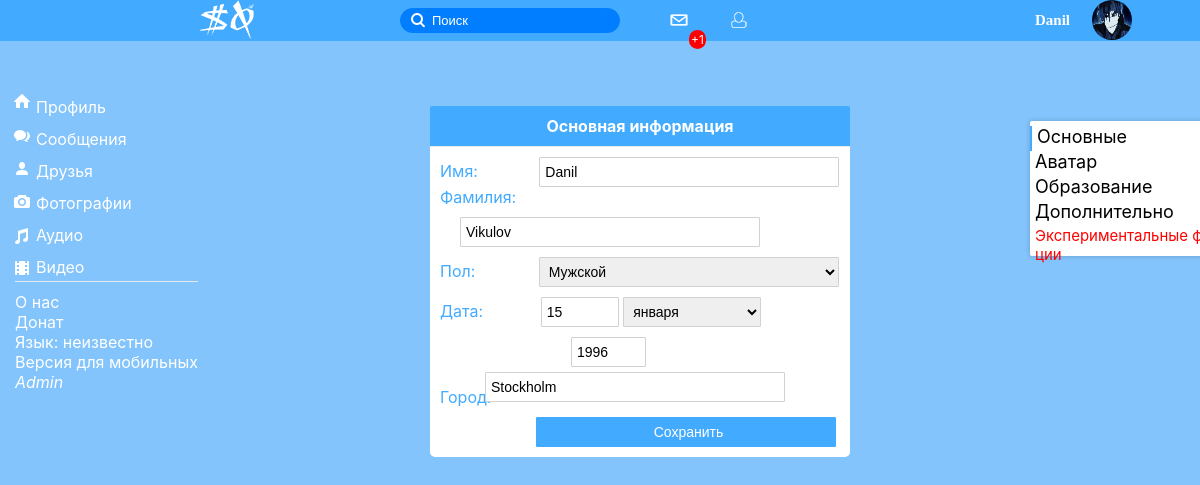
The page /account/edit.php?id=1 (signed in) on the database its author committed.
### tables this page shows
CREATE TABLE IF NOT EXISTS `users` (
  `id` int(11) NOT NULL AUTO_INCREMENT,
  `name` varchar(32) NOT NULL,
  `surname` varchar(32) NOT NULL,
  `says` varchar(100) NOT NULL,
  `gender` varchar(32) NOT NULL,
  `email` varchar(32) NOT NULL,
  `code_activation` varchar(32) NOT NULL,
  `email_status` int(1) NOT NULL,
  `support` int(1) NOT NULL,
  `offical` int(11) NOT NULL,
  `password` varchar(32) NOT NULL,
  `b_day` int(11) NOT NULL,
  `b_month` varchar(32) NOT NULL,
  `b_year` int(11) NOT NULL,
  `city` varchar(32) NOT NULL,
  `web-site` text NOT NULL,
  `last_login` varchar(32) NOT NULL,
  `user_ip` varchar(100) NOT NULL,
  `online` int(11) NOT NULL,
  `avatar` text NOT NULL,
  `experience` int(11) NOT NULL,
  `site_lang` int(11) NOT NULL,
  `banned` int(11) NOT NULL,
  PRIMARY KEY (`id`)
);

### account/vars.php (called while the page is built, shortened)
<?
        $result = mysql_query("SELECT * FROM `users` WHERE `id` = '".$id."'");
        while($row = mysql_fetch_array($result)) {
            $login=$row['email'];
            $name=$row['name'];
            $surname=$row['surname'];
            $b_day=$row['b_day'];
            $b_month=$row['b_month'];
            if($b_month=="January"){$b_month = "января";}
            $b_year=$row['b_year'];
            $city=$row['city'];
            $adm_lvl=$row['support'];
        }
?>

### account/edit.php (the view, shortened to what this page needs)
<?
    include_once("bd.php");$id=$_GET['id'];include_once("vars.php");$page=$_GET['pg'];
?>
<html>
<head>
    <link rel="stylesheet" type="text/css" href="/css/main.css">
    <link rel="stylesheet" type="text/css" href="/css/account.css">
    <link rel="stylesheet" type="text/css" href="/css/edit.css">
</head>
    <?
        $result = mysql_query("SELECT * FROM `users` WHERE `email` = '".$_COOKIE['account']."'");
        while($row = mysql_fetch_array($result)) {
            $support=$row['support'];$ULANG=$row['site_lang'];
        }
    ?>
<?if($adm_lvl==3){echo"<body style='background:url(".$bg.") no-repeat;'>";}else{echo"<body style='background:#82c4fb;'>";}?>
<?if($_COOKIE['account']==$login){?>
    <div id="header">
        <div class="header_lg"><a href="/" id="header_lg_a"><div class="header_lg_img"></div></a></div>
        <?if($_COOKIE['account']){?><a href="/account/messages.php"><div class="header_nmsg"><div class="header_nmsg_icon"><font class="nmsg_number">+1</font></div></div></a>
        <a href="/account/friends.php?id=<?echo$user_id;?>"><div class="header_nfrd"><div class="header_nfrd_icon"><?if($subs!=0){?><font class="nfrd_number">+<?echo$subs;?></font><?}?></div></div></a><?}?>
        <form id="header_search" method="post" action="">
            <input type="text" name="search_input" class="input_search" placeholder="Поиск" onfocus="if(this.placeholder=='Поиск') {this.placeholder='';}" onblur="if(this.value=='') {this.placeholder='Поиск';}">
        </form>
        <div class="header_account">
            <?
               $result = mysql_query("SELECT * FROM `users` WHERE `email` = '".$_COOKIE['account']."'");
            while($row = mysql_fetch_array($result)) {$cook_name=$row['name'];$cook_ava=$row['avatar'];}
            ?>
            <div class="photo_user"><p style="font-size:15px;"><b><?echo $cook_name;?></b></p><img src="<?echo $cook_ava;?>" width="40px" height="40px"></div>
        </div>
    </div>
    <div id="slider_menu">
        <ul class="menu_ul_a_li">
            <a href="/acc.php?id=<?echo$user_id;?>"><li><div class="profile_icon"></div> <font class="mn_pr">Профиль</font></li></a>
            <a href="/account/messages.php?id=<?echo$user_id;?>"><li><div class="msg_icon"></div> <font class="mn_msg">Сообщения</font></li></a>
            <a href="/account/friends.php?id=<?echo$user_id;?>"><li><div class="friends_icon"></div> <font class="mn_fr">Друзья</font></li></a>
            <a href="/account/photos.php?id=<?echo$user_id;?>"><li><div class="photos_icon"></div> <font class="mn_ph">Фотографии</font></li></a>
            <a href="/account/audios.php?id=<?echo$user_id;?>"><li><div class="audios_icon"></div> <font class="mn_aud">Аудио</font></li></a>
            <a href="/account/videos.php?id=<?echo$user_id;?>"><li><div class="videos_icon"></div> <font class="mn_vid">Видео</font></li></a>
        </ul>
        <div class="menu_settings" onselectstart="return false" onmousedown="return false">
            <?if($ULANG=='russian'){$language="<img src='/img/flags/1.gif' width='16px' height='12px'> русский";}
                else if($ULANG=='english'){$language="<img src='/img/flags/2.gif' width='16px' height='12px'> english";}
                else if($ULANG=='japanese'){$language="<img src='/img/flags/3.gif' width='16px' height='13px'> 日本語";}
                else if($ULANG=='deutsch'){$language="<img src='/img/flags/4.gif' width='16px' height='13px'> Deutsch";}
                else if($ULANG=='french'){$language="<img src='/img/flags/5.gif' width='16px' height='13px'> Français";}
                else{$language="неизвестно";}
            ?>
            <p><a href="/about.php" class="mn_aboutus">О нас</a></p>
            <p><a href="/account/settings.php?id=<?echo$user_id;?>&st=4" class="mn_donate">Донат</a></p>
            <p><font class="mn_lg">Язык</font>: <?echo$language;?></p>
            <p><a href="/mobile/" class="mn_mobile">Версия для мобильных</a></p>
            <?if($support>=1){?><p><a href="/admin/" class="mn_adm"><i>Admin</i></a></p><?}?>
        </div>
    </div>
    <div id="select_type">
        <ul>
            <?
            if($page==0 or $page==1){
                echo'<a href="/account/edit.php?id='.$id.'&pg=1"><li style="border-left:2px solid #42aaff;">Основные</li></a>
                <a href="/account/edit.php?id='.$id.'&pg=2"><li>Аватар</li></a>
                <a href="/account/edit.php?id='.$id.'&pg=3"><li>Образование</li></a>
                <a href="/account/edit.php?id='.$id.'&pg=4"><li>Дополнительно</li></a>';
                if($support>=1){echo'<a href="/account/edit.php?id='.$id.'&pg=5"><li style="font-size:15px;color:#ff0000;">Экспериментальные ф-ции</li></a>';}
            }
            ?>
        </ul>
    </div>
    <div id="edit">
        <div class="edit_list">
            <?if($page==1 or $page==0){?>
            <form name="edit_form" method="post" action="accept_edit.php">
                <div class="edit_title">Основная информация</div>
                Имя: <input type="text" value="<?echo$name;?>" name="e_name" class="e_name"><br>
                Фамилия: <input type="text" value="<?echo$surname;?>" name="e_sname"><br>
                Пол: <?if($gender='Мужской'){?><select name="gender">
                    <option value="male">Мужской</option>
				</select><br><?}else{?><select name="gender">
                    <option value="female">Женский</option>
                    <option value="male">Мужской</option>
				</select><br><?}?>
                <div class="e_birth"><font style="position:relative;margin-left:-131px;">Дата: </font>
                <input type="text" class="ageDay" value="<?echo$b_day;?>">
                <select name="ageMonth" class="ageMonth">
                    <option value="month"><?echo$b_month;?></option>
				</select>
                <input type="text" class="ageYear" value="<?echo$b_year;?>"></div><br>
                <font>Город:</font> <input type="text" value="<?echo$city;?>" name="e_city" style="margin-top:-35px;"><br>
                <input type="submit" value="Сохранить" name="e_save">
            </form><?}elseif($page==5){if($support!=0){?>
            <?
                if($e_functions==1){
                    if($support>=3){
            ?>
            <div class="edit_u_bg">
                <p>Сменить заставку профиля:</p>
                <form action="/user/photos/backgrounds/b_upload.php?id=<?echo$id;?>" method="post" enctype="multipart/form-data">
                    <script src="/js/custom-file-input.js"></script>
                    <input type="file" name="uploadfile" accept=".png,.gif,.jpg,.jpeg" class="outtaHere inputfile" id="upload" data-multiple-caption="{count} files selected" multiple>
                    <label for="upload"><span>Выбрать bg</span></label>
                    <input type="submit" value="OK" style="position:absolute; margin-left:170px;margin-top:8px;height:25px; color:#fff; background:#42aaff;border:1px solid #42aaff;cursor:pointer; width:200px;">
            </form>
            </div><?}?>
            <div class="edit_invisble">
                <p>Сделать невидимым:</p>
                <form action="/setting/edit_efcts.php?id=<?echo$id;?>" method="post" enctype="multipart/form-data">
                    <input type="checkbox" name="experimental" value="yes" class="checkbox_experim"><font style="margin-left:5px;position:relative;margin-top:-2px;">Невидимый</font><br>
                    <input type="submit" value="OK" style="position:relative; margin-left:170px;margin-top:8px;height:25px; color:#fff; background:#42aaff;border:1px solid #42aaff;cursor:pointer; width:200px;">
            </form>
            </div>
            <?}}else{echo"<meta http-equiv='Refresh' content='0; URL=/account/edit.php?id=".$id."&pg=1'>";}}?>
        </div>
    </div><?}else{echo "<meta http-equiv='Refresh' content='0; URL=/index.php'>";}?>
</body>
</html>

### css/main.css (style rules this page uses)
* { margin: 0; padding: 0; outline: none; }
body { background: #82c4fb; }
a { text-decoration: none; }
.header_lg_img { width: 54px; height: 39px; background: url(/img/main/logogoog.png) no-repeat; padding-top: 1px; }
#header { background: #42aaff; width: 100%; height: 41px; }
.header_lg { color: #fff; margin-left: 100px; position: absolute; width: 190px; }
#header_lg_a { top: 0px; color: #fff; width: 70px; height: 38px; display: block; position: none; outline: none; margin-left: 100px; width: 190px; }
.input_search { background: url(/img/search_icon1.png) no-repeat #007eff; border-left: 20px solid transparent; background-position: 10px; border: 1px solid #007eff; border-radius: 14px; padding-left: 30px; height: 25px; width: 220px; margin-top: 7.5px; margin-left: 400px; color: #fff; }
.photo_user p { margin-top: 10px; margin-left: 3px; position: absolute; }
.photo_user img { margin-left: 60px; width: 40px; height: 40px; border-radius: 20px; }

### css/account.css (style rules this page uses)
body { font-family: -apple-system,BlinkMacSystemFont,Roboto,Open Sans,Helvetica Neue,sans-serif; }
li { list-style: none; }
.header_account { font-weight: normal; font-family: Tahoma; cursor: pointer; height: 41px; width: 110px; line-height: 20px; color: #fff; margin-top: -33px; margin-left: 86%; }
.header_nmsg_icon { background: url(/img/msg_icon.png) no-repeat; height: 20px; width: 20px; margin: 10px; }
.header_nmsg { margin-left: 650px; position: absolute; padding: 0 9px; }
.nmsg_number { color: #fff; position: absolute; margin-left: 20px; margin-top: 20px; background: #ff0000; border-radius: 10px; padding: 2px; font-size: 12px; }
.header_nfrd_icon { background: url(/img/user_icon.png) no-repeat; height: 20px; width: 20px; margin: 10px; }
.header_nfrd { margin-left: 710px; position: absolute; padding: 0 9px; }
#slider_menu { color: #fff; margin-top: 30px; position: absolute; padding-top: 10px; border-radius: 2px; }
#slider_menu ul { position: absolute; margin-top: 10px; margin-left: 30px; }
#slider_menu ul li { list-style: none; padding: 6px; }
#slider_menu ul a li { color: #fff; }
.profile_icon,.friends_icon,.photos_icon,.msg_icon,.audios_icon,.videos_icon { width: 35px; height: 25px; position: absolute; margin-top: -3px; margin-left: -30px; }
.profile_icon { background: url(/img/menu_iicon.png) no-repeat 7px 0; }
.friends_icon { background: url(/img/menu_iicon.png) no-repeat 7px -80px; }
.msg_icon { background: url(/img/menu_iicon.png) no-repeat 7px -25px; }
.photos_icon { background: url(/img/menu_iicon.png) no-repeat 7px -135px; }
.audios_icon { background: url(/img/menu_iicon.png) no-repeat 7px -161px; }
.videos_icon { background: url(/img/menu_iicon.png) no-repeat 7px -189px; }
.menu_settings { border-top: 1px solid #e7e8ec; padding-top: 10px; margin-top: 200px; margin-left: 15px; }
.menu_settings p a { color: #fff; }

### rows shown on the page
users: name "Danil", avatar (picture), site_lang "неизвестно", e_name "Danil", e_sname "Vikulov", b_day "15", ageMonth "января", b_year "1996", e_city "Stockholm"
